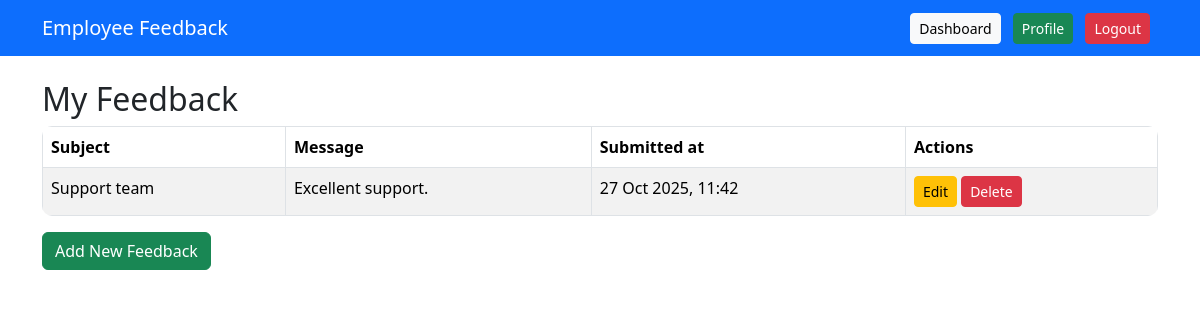
The app's page /list/ (signed in) with its own data.
### feedback/models.py (models this page shows, shortened)
class Feedback(models.Model):
    employee = models.ForeignKey(User, on_delete=models.CASCADE)
    subject = models.CharField(max_length= 200)
    message = models.TextField()
    submitted_at= models.DateTimeField(auto_now_add=True)
    is_deleted = models.BooleanField(default=False)

### feedback/views.py (the view)
# urls.py: path("list/", feedback_list, name='feedback_list'),
@login_required
def feedback_list(req):
    feedbacks = Feedback.objects.filter(employee=req.user, is_deleted=False).order_by('-submitted_at')
    return render(req, 'feedback/feedback_list.html', {'feedbacks':feedbacks})

### feedback/templates/feedback/feedback_list.html (shortened to what this page needs)
{% extends 'accounts/base.html' %}
{% block content %}
<h2>My Feedback</h2>
<table class="table table-striped table-bordered">
  <thead>
    <tr>
      <th>Subject</th>
      <th>Message</th>
      <th>Submitted at</th>
      <th>Actions</th>
    </tr>
  </thead>
  <tbody>
    {% for fb in feedbacks %}
    <tr>
      <td>{{ fb.subject }}</td>
      <td>{{ fb.message }}</td>
      <td>{{ fb.submitted_at|date:"d M Y, H:i" }}</td>
      <td>
        <a href="{% url 'edit_feedback' fb.id %}" class="btn btn-sm btn-warning">Edit</a>
        <form method="post" action="{% url 'delete_own_feedback' fb.id %}" style="display:inline;">
          <button type="submit" class="btn btn-sm btn-danger" onclick="return confirm('Delete this feedback?');">
            Delete
          </button>
        </form>
      </td>
    </tr>
    {% empty %}
    <tr><td colspan="4" class="text-center">No feedbacks yet</td></tr>
    {% endfor %}
  </tbody>
</table>
<a href="{% url 'add_feedback' %}" class="btn btn-success">Add New Feedback</a>
{% endblock %}

### accounts/static/accounts/css/style.css (style rules this page uses)
body { background-color: #f8f9fa; font-family: "Poppins", sans-serif; }
h2 { font-weight: 600; color: #0d6efd; margin-bottom: 20px; }
.btn-primary, .btn-success, .btn-danger { border-radius: 10px; }
.table { background: white; border-radius: 10px; overflow: hidden; }
.table th { background-color: #0d6efd; color: white; }
.btn-success { border-radius: 10px; }

### records on screen
Feedback: subject "Support team", message "Excellent support.", submitted_at "27 Oct 2025, 11:42"
